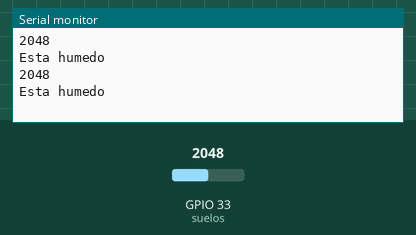
Simulated run of this sketch. Board: ESP32. Shown: the last lines printed to the serial monitor. Inputs (shaded band) come from the test bench; at power-on: GPIO 33 (suelos) = 2048.

Above: at 5.8 s.
5.9 s: GPIO 33 (suelos) set to 1954
At 11.4 s:
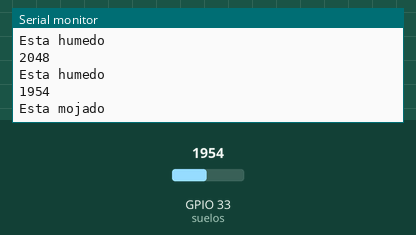
16.5 s: GPIO 33 (suelos) set to 3040
At 21.5 s:
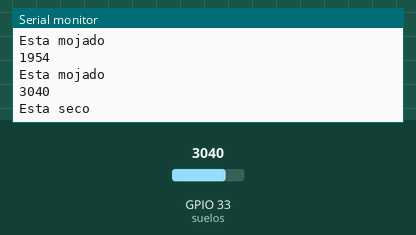
Timing chart, 0 to 23.0 s (numbered marks = the images above; inputs shaded):
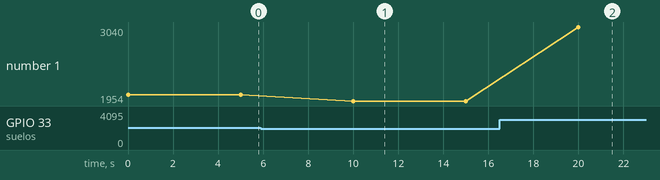

The sketch:

Lab17_ESP32.ino
```cpp
int suelos = 33; //porque el begin esta habilitado, solo se usa los ADC1

void setup() {
  Serial.begin(115200);
}
void loop() {
  int lectura = analogRead(suelos);
  Serial.println(lectura);
  if (lectura < 2000){
    Serial.println("Esta mojado");
  }
  if (lectura >= 2000 && lectura <= 3000){
    Serial.println("Esta humedo");
  }
  if (lectura > 3000){
    Serial.println("Esta seco");
  }
  delay(5000);
}
```

Measured:
- the behaviour switches between 2000 and 1999 on GPIO 33 (suelos) (found by bisection; images 0 and 1)
- after the input at 5.9 s, the serial monitor: prints a new line after 4.1 s (image 1)
- after the input at 16.5 s, the serial monitor: prints a new line after 3.5 s (image 2)
- plotted number 1: 2048 → 1954 after the input at 5.9 s, 1954 → 3040 after the input at 16.5 s
